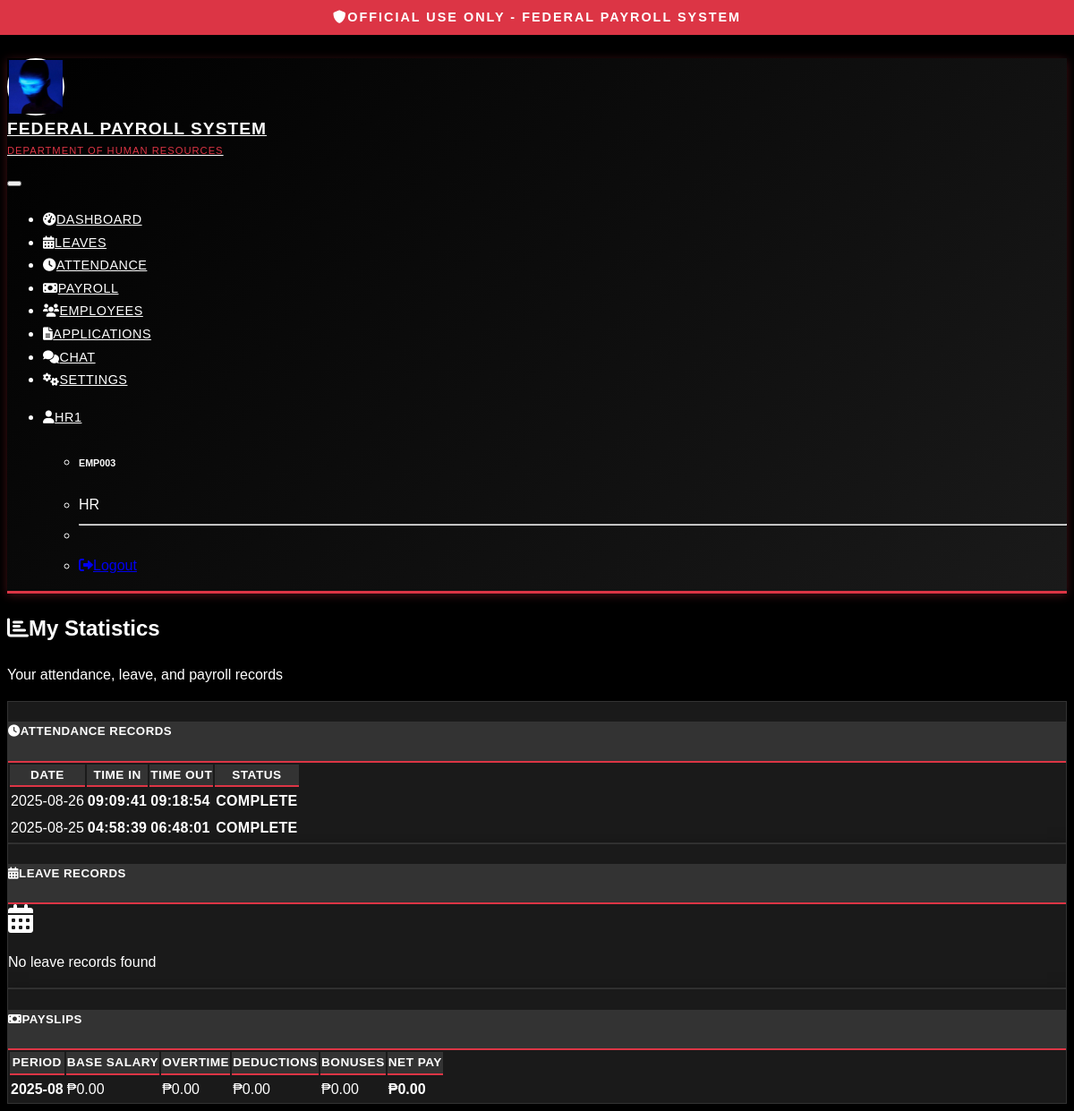
/employee/stats (signed in), run on the app's committed database.
### tables this page shows
CREATE TABLE settings(
        id INTEGER PRIMARY KEY AUTOINCREMENT,
        setting_name TEXT UNIQUE,
        setting_value TEXT,
        description TEXT,
        updated_by INTEGER,
        updated_at TIMESTAMP DEFAULT CURRENT_TIMESTAMP,
        FOREIGN KEY(updated_by) REFERENCES employees(id)
    );

CREATE TABLE attendance(
        id INTEGER PRIMARY KEY AUTOINCREMENT,
        employee_ref INTEGER,              -- FK to employees.id
        date TEXT,                         -- YYYY-MM-DD
        time_in TEXT,                      -- HH:MM:SS
        time_out TEXT,                     -- HH:MM:SS
        FOREIGN KEY(employee_ref) REFERENCES employees(id)
    );

CREATE TABLE payroll(
        id INTEGER PRIMARY KEY AUTOINCREMENT,
        employee_ref INTEGER,
        period TEXT,                       -- e.g., Aug-2025 or 2025-08A
        base_salary REAL,
        overtime REAL,
        deductions REAL,
        bonuses REAL,
        net_pay REAL,
        FOREIGN KEY(employee_ref) REFERENCES employees(id)
    );

### routes/employee.py (the view)
@employee_bp.route('/stats')
@login_required
@role_required('Employee')
def stats():
    user_id = session['user_id']
    conn = get_db_connection()
    attendance_records = conn.execute('''
        SELECT date, time_in, time_out FROM attendance
        WHERE employee_ref = ?
        ORDER BY date DESC
    ''', (user_id,)).fetchall()
    leave_records = conn.execute('''
        SELECT type, duration, start_date, end_date, status
        FROM leaves
        WHERE employee_ref = ?
        ORDER BY id DESC
    ''', (user_id,)).fetchall()
    payroll_records = conn.execute('''
        SELECT period, base_salary, overtime, deductions, bonuses, net_pay
        FROM payroll
        WHERE employee_ref = ?
        ORDER BY id DESC
    ''', (user_id,)).fetchall()
    conn.close()
    return render_template('employee/stats.html',
                         attendance_records=attendance_records,
                         leave_records=leave_records,
                         payroll_records=payroll_records)

### templates/employee/stats.html (shortened to what this page needs)
{% extends "base.html" %}
{% block content %}
<div class="row">
    <div class="col-12">
        <h2><i class="fas fa-chart-bar me-2"></i>My Statistics</h2>
        <p class="text-muted">Your attendance, leave, and payroll records</p>
    </div>
</div>
<div class="row mb-4">
    <div class="col-12">
        <div class="card">
            <div class="card-header">
                <h5 class="card-title mb-0">
                    <i class="fas fa-clock me-2"></i>Attendance Records
                </h5>
            </div>
            <div class="card-body">
                {% if attendance_records %}
                <div class="table-responsive">
                    <table class="table table-hover">
                        <thead>
                            <tr>
                                <th>Date</th>
                                <th>Time In</th>
                                <th>Time Out</th>
                                <th>Status</th>
                            </tr>
                        </thead>
                        <tbody>
                            {% for record in attendance_records %}
                            <tr>
                                <td>{{ record.date }}</td>
                                <td>
                                    {% if record.time_in %}
                                        <span class="badge bg-success">{{ record.time_in }}</span>
                                    {% else %}
                                        <span class="text-muted">-</span>
                                    {% endif %}
                                </td>
                                <td>
                                    {% if record.time_out %}
                                        <span class="badge bg-danger">{{ record.time_out }}</span>
                                    {% else %}
                                        <span class="text-muted">-</span>
                                    {% endif %}
                                </td>
                                <td>
                                    <span class="badge bg-{{ 'success' if record.time_out else 'warning' }}">
                                        {{ 'Complete' if record.time_out else 'Incomplete' }}
                                    </span>
                                </td>
                            </tr>
                            {% endfor %}
                        </tbody>
                    </table>
                </div>
                {% else %}
                <div class="text-center py-3">
                    <i class="fas fa-clock fa-2x text-muted mb-2"></i>
                    <p class="text-muted">No attendance records found</p>
                </div>
                {% endif %}
            </div>
        </div>
    </div>
</div>
<div class="row mb-4">
    <div class="col-12">
        <div class="card">
            <div class="card-header">
                <h5 class="card-title mb-0">
                    <i class="fas fa-calendar-alt me-2"></i>Leave Records
                </h5>
            </div>
            <div class="card-body">
                {% if leave_records %}
                <div class="table-responsive">
                    <table class="table table-hover">
                        <thead>
                            <tr>
                                <th>Type</th>
                                <th>Duration</th>
                                <th>Period</th>
                                <th>Status</th>
                            </tr>
                        </thead>
                        <tbody>
                            {% for record in leave_records %}
                            <tr>
                                <td>{{ record.type }}</td>
                                <td>{{ record.duration }}</td>
                                <td>{{ record.start_date }} to {{ record.end_date }}</td>
                                <td>
                                    <span class="badge bg-{{ 'warning' if record.status == 'Pending' else 'success' if record.status == 'Approved' else 'danger' }}">
                                        {{ record.status }}
                                    </span>
                                </td>
                            </tr>
                            {% endfor %}
                        </tbody>
                    </table>
                </div>
                {% else %}
                <div class="text-center py-3">
                    <i class="fas fa-calendar-alt fa-2x text-muted mb-2"></i>
                    <p class="text-muted">No leave records found</p>
                </div>
                {% endif %}
            </div>
        </div>
    </div>
</div>
<div class="row">
    <div class="col-12">
        <div class="card">
            <div class="card-header">
                <h5 class="card-title mb-0">
                    <i class="fas fa-money-bill me-2"></i>Payslips
                </h5>
            </div>
            <div class="card-body">
                {% if payroll_records %}
                <div class="table-responsive">
                    <table class="table table-hover">
                        <thead>
                            <tr>
                                <th>Period</th>
                                <th>Base Salary</th>
                                <th>Overtime</th>
                                <th>Deductions</th>
                                <th>Bonuses</th>
                                <th>Net Pay</th>
                            </tr>
                        </thead>
                        <tbody>
                            {% for record in payroll_records %}
                            <tr>
                                <td><strong>{{ record.period }}</strong></td>
                                <td>₱{{ "%.2f"|format(record.base_salary) }}</td>
                                <td>₱{{ "%.2f"|format(record.overtime) }}</td>
                                <td>₱{{ "%.2f"|format(record.deductions) }}</td>
                                <td>₱{{ "%.2f"|format(record.bonuses) }}</td>
                                <td><strong>₱{{ "%.2f"|format(record.net_pay) }}</strong></td>
                            </tr>
                            {% endfor %}
                        </tbody>
                    </table>
                </div>
                {% else %}
                <div class="text-center py-3">
                    <i class="fas fa-money-bill fa-2x text-muted mb-2"></i>
                    <p class="text-muted">No payslips available yet</p>
                </div>
                {% endif %}
            </div>
        </div>
    </div>
</div>
{% endblock %}

### templates/base.html (shortened to what this page needs)
<!DOCTYPE html>
<html lang="en" data-bs-theme="dark">
<head>
    <link href="https://cdn.replit.com/agent/bootstrap-agent-dark-theme.min.css" rel="stylesheet">
    <link href="https://cdnjs.cloudflare.com/ajax/libs/font-awesome/6.0.0/css/all.min.css" rel="stylesheet">
    <link href="{{ url_for('static', filename='css/government-style.css') }}" rel="stylesheet">
</head>
<body>
    <div class="classification-banner">
        <i class="fas fa-shield-alt me-2"></i>OFFICIAL USE ONLY - FEDERAL PAYROLL SYSTEM
    </div>
    {% if session.user_id %}
    <nav class="navbar navbar-expand-lg government-header main-content-with-banner">
        <div class="container">
            <a class="navbar-brand d-flex align-items-center" href="{{ url_for('index') }}">
                <div class="government-seal">
                    {% if current_logo %}
                        <img src="{{ url_for('static', filename='images/' + current_logo) }}"
                             alt="System Logo"
                             class="rounded-circle"
                             style="width: 100%; height: 100%; object-fit: cover;">
                    {% else %}
                        <i class="fas fa-shield-alt"></i>
                    {% endif %}
                </div>
                <div>
                    <div style="font-size: 1.2rem; font-weight: 700;">Federal Payroll System</div>
                    <div style="font-size: 0.7rem; color: var(--gov-red); font-weight: 500;">Department of Human Resources</div>
                </div>
            </a>
            <button class="navbar-toggler" type="button" data-bs-toggle="collapse" data-bs-target="#navbarNav">
            </button>
            <div class="collapse navbar-collapse" id="navbarNav">
                <ul class="navbar-nav me-auto">
                    {% if session.role == 'Admin' %}
                        <li class="nav-item">
                            <a class="nav-link" href="{{ url_for('admin.dashboard') }}">
                                <i class="fas fa-tachometer-alt me-1"></i>Dashboard
                            </a>
                        </li>
                        <li class="nav-item">
                            <a class="nav-link" href="{{ url_for('admin.list_employees') }}">
                                <i class="fas fa-users me-1"></i>Employees
                            </a>
                        </li>
                        <li class="nav-item">
                            <a class="nav-link" href="{{ url_for('admin.payroll') }}">
                                <i class="fas fa-money-bill me-1"></i>Payroll
                            </a>
                        </li>
                        <li class="nav-item">
                            <a class="nav-link" href="{{ url_for('applications.manage_applications') }}">
                                <i class="fas fa-file-alt me-1"></i>Applications
                            </a>
                        </li>
                        <li class="nav-item">
                            <a class="nav-link" href="{{ url_for('chat.chat_dashboard') }}">
                                <i class="fas fa-comments me-1"></i>Chat
                            </a>
                        </li>
                        <li class="nav-item">
                            <a class="nav-link" href="{{ url_for('settings.settings') }}">
                                <i class="fas fa-cogs me-1"></i>Settings
                            </a>
                        </li>
                    {% elif session.role == 'HR' %}
                        <li class="nav-item">
                            <a class="nav-link" href="{{ url_for('hr.dashboard') }}">
                                <i class="fas fa-tachometer-alt me-1"></i>Dashboard
                            </a>
                        </li>
                        <li class="nav-item">
                            <a class="nav-link" href="{{ url_for('hr.manage_leaves') }}">
                                <i class="fas fa-calendar-alt me-1"></i>Leaves
                            </a>
                        </li>
                        <li class="nav-item">
                            <a class="nav-link" href="{{ url_for('hr.attendance_report') }}">
                                <i class="fas fa-clock me-1"></i>Attendance
                            </a>
                        </li>
                        <li class="nav-item">
                            <a class="nav-link" href="{{ url_for('hr.payroll_report') }}">
                                <i class="fas fa-money-bill me-1"></i>Payroll
                            </a>
                        </li>
                        <li class="nav-item">
                            <a class="nav-link" href="{{ url_for('hr.list_employees') }}">
                                <i class="fas fa-users me-1"></i>Employees
                            </a>
                        </li>
                        <li class="nav-item">
                            <a class="nav-link" href="{{ url_for('applications.manage_applications') }}">
                                <i class="fas fa-file-alt me-1"></i>Applications
                            </a>
                        </li>
                        <li class="nav-item">
                            <a class="nav-link" href="{{ url_for('chat.chat_dashboard') }}">
                                <i class="fas fa-comments me-1"></i>Chat
                            </a>
                        </li>
                        <li class="nav-item">
                            <a class="nav-link" href="{{ url_for('settings.settings') }}">
                                <i class="fas fa-cogs me-1"></i>Settings
                            </a>
                        </li>
                    {% endif %}
                </ul>
                <ul class="navbar-nav">
                    <li class="nav-item dropdown">
                        <a class="nav-link dropdown-toggle" href="#" role="button" data-bs-toggle="dropdown">
                            <i class="fas fa-user me-1"></i>{{ session.name }}
                        </a>
                        <ul class="dropdown-menu">
                            <li><h6 class="dropdown-header">{{ session.employee_id }}</h6></li>
                            <li><span class="dropdown-item-text">{{ session.role }}</span></li>
                            <li><hr class="dropdown-divider"></li>
                            <li><a class="dropdown-item" href="{{ url_for('auth.logout') }}">
                                <i class="fas fa-sign-out-alt me-1"></i>Logout
                            </a></li>
                        </ul>
                    </li>
                </ul>
            </div>
        </div>
    </nav>
    {% endif %}
    <main class="container my-4 {% if not session.user_id %}main-content-with-banner{% endif %}">
        {% block content %}{% endblock %}
    </main>
</body>
</html>

### data on the page
settings: setting_value (picture)
attendance: date "2025-08-26", time_in "09:09:41", time_out "09:18:54", time_out "COMPLETE"
attendance: date "2025-08-25", time_in "04:58:39", time_out "06:48:01", time_out "COMPLETE"
payroll: period "2025-08", base_salary "0.00", overtime "0.00", deductions "0.00", bonuses "0.00", net_pay "0.00"

### other printed values
{{ session.name }} "HR1"
{{ session.employee_id }} "EMP003"
{{ session.role }} "HR"
